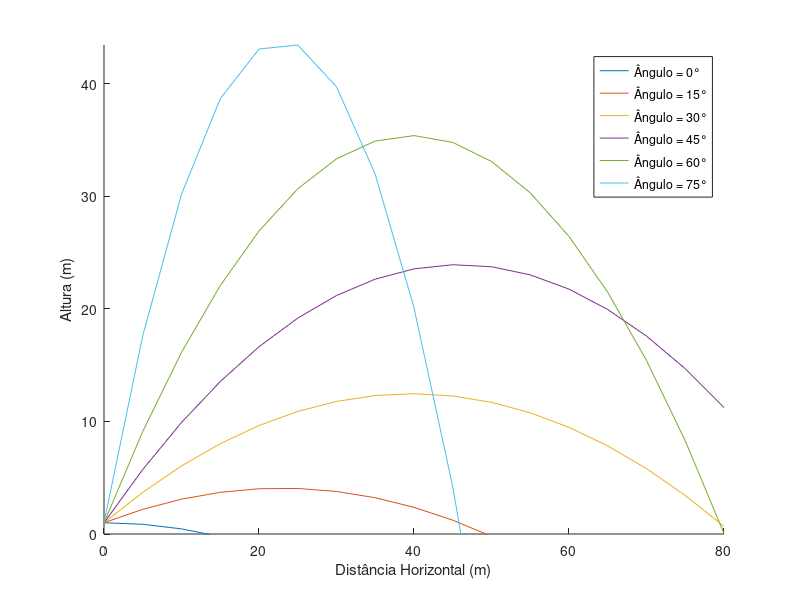

This chart was generated by the following MATLAB code:
function RA232488_L01_02()
  
    % parametros
    y0 = 1;                         % altura inicial [m]
    v0 = 30;                        % velocidade inicial [m/s]
    g = 9.81;                       % gravidade [m/s²]
    array_theta0 = 0:15:75;         % ângulos iniciais [rad]
    x = 0:5:80;                     % distancia horizontal [m]
    
    matriz = [];
    
    % equação
    for theta0 = array_theta0
        theta0 = deg2rad(theta0);
        y = (x .* tan(theta0)) - ((g * x.^2) ./ (2 * v0^2 * cos(theta0)^2)) + y0;
        matriz = [matriz, y'];
    end
    
    % plotando
    figure;
    hold on;  
    for i = 1:length(array_theta0)
        plot(x, matriz(:, i), 'DisplayName', sprintf('Ângulo = %.0f°', array_theta0(i)));
    end
    
    % legenda e eixos
    xlabel('Distância Horizontal (m)');
    ylabel('Altura (m)');
    axis([0 80 0 max(matriz(:))]);
    legend('show');
    
    hold off;

end